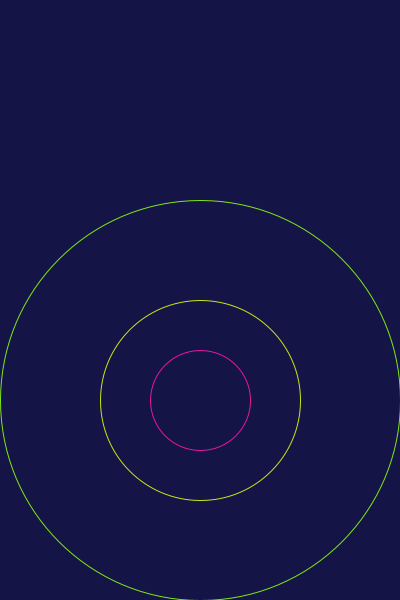
Frame 1 (no input)
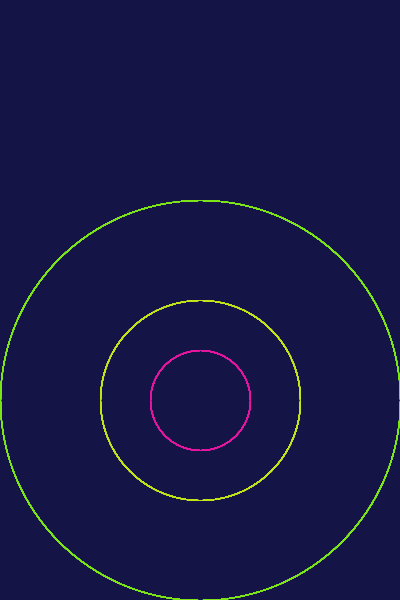
Frame 60 (the mouse pressed at the canvas centre just before this capture)
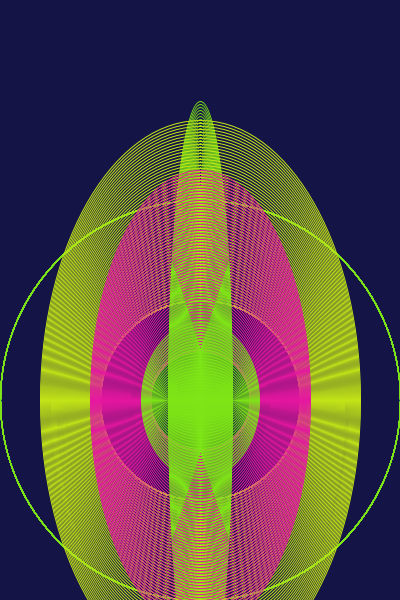
Frame 120 (the mouse held since frame 60 and released just before this capture)

The Processing sketch that drew these frames (run headless with seeded random() and noise(); from frame 60 on, the mouse is pressed at the canvas centre):

// Processing sketch: processing_149866
// ── processing_149866.pde

Cats cat;
Cats cat2;
Cats cat3;

void setup(){
size(400,600);
smooth();
background(20,20,70);
cat = new Cats (200,200,70);
cat2 = new Cats(400,400,90);
cat3 = new Cats(100,100,320);
}

void draw(){
 // background(10);
  cat.move();
  cat.display();
  cat2.move();
  cat2.display();
  cat3.move();
  cat3.display();
  
}

class Cats{
 float x;
 float y;
 int hue;  

Cats (float tempX, float tempY, int temphue){
  x = tempX;
  y = tempY;
  hue = temphue;
 }

void move(){
  x += 0.01*mouseX;
  y += 0.02*mouseY;
  if (x>width){
  x = 0;
  }
  if (y>height){
    y=0;
  }
 }
 

void display(){
 colorMode(HSB,360,100,100);
 fill(hue,70,80,0);
 stroke(hue,90,90);
 ellipse(200,400,x,y);
  }
}
